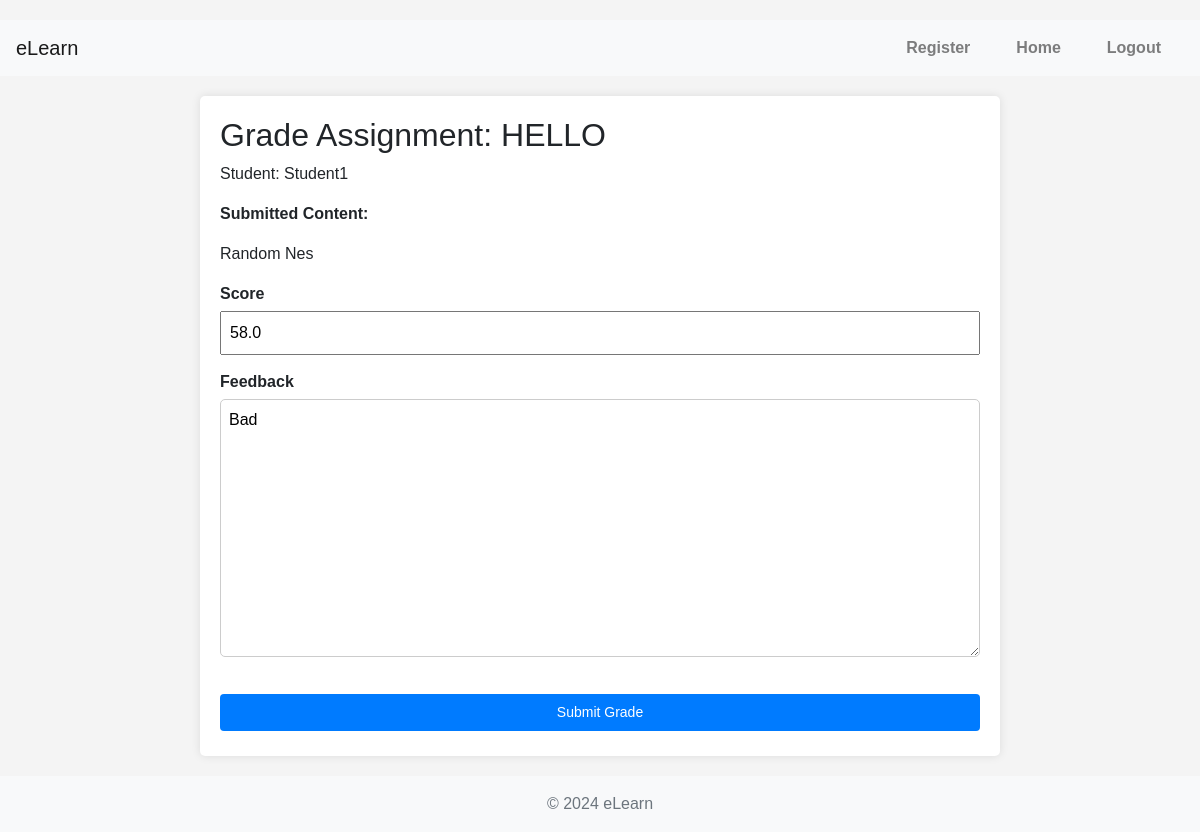
The app's page /assignments/submission/12/grade/ (signed in) with its own data.
### assignments/models.py (models this page shows, shortened)
class Submission(models.Model):
    assignment = models.ForeignKey(Assignment, on_delete=models.CASCADE, related_name='submissions')
    student = models.ForeignKey(User, on_delete=models.CASCADE, related_name='submissions')
    content = models.TextField()
    submitted_at = models.DateTimeField(auto_now_add=True)

class Assignment(models.Model):
    title = models.CharField(max_length=100)
    description = models.TextField()
    due_date = models.DateField()
    course = models.ForeignKey(Course, on_delete=models.CASCADE, related_name='assignments')
    total_marks = models.FloatField(default=100)

class Grade(models.Model):
    submission = models.OneToOneField(Submission, on_delete=models.CASCADE, related_name='grade')
    score = models.FloatField()
    feedback = models.TextField(null=True, blank=True)

### core/models.py (models this page shows, shortened)
class User(AbstractUser):
    USER_TYPE_CHOICES = (
        ('student', 'Student'),
        ('teacher', 'Teacher'),
    )
    is_student = models.BooleanField(default=False)
    is_teacher = models.BooleanField(default=False)
    profile_picture = models.ImageField(upload_to='profile_pictures/', null=True, blank=True)
    bio = models.TextField(null=True, blank=True)
    phone_number = models.CharField(max_length=15, null=True, blank=True)
    address = models.CharField(max_length=255, null=True, blank=True)
    date_of_birth = models.DateField(null=True, blank=True)
    user_type = models.CharField(max_length=20, choices=USER_TYPE_CHOICES, default='student')
    USERNAME_FIELD = 'username'
    groups = models.ManyToManyField(
        Group,
        related_name='custom_user_groups',  # Add related_name to avoid clash
        blank=True,
        help_text='The groups this user belongs to. A user will get all permissions granted to each of their groups.',
        verbose_name='groups',
    )
    user_permissions = models.ManyToManyField(
        Permission,
        related_name='custom_user_permissions',  # Add related_name to avoid clash
        blank=True,
        help_text='Specific permissions for this user.',
        verbose_name='user permissions',
    )

### assignments/views.py (the view, shortened to what this page needs)
# urls.py: path('submission/<int:pk>/grade/', GradeAssignmentView.as_view(), name='assignment_grade'),
@method_decorator(login_required, name='dispatch')
class GradeAssignmentView(View):
    def get(self, request, pk):
        submission = get_object_or_404(Submission, pk=pk)
        assignment = submission.assignment
        if assignment.course.teacher != request.user:
            return HttpResponseForbidden("You are not allowed to grade this assignment.")
        try:
            grade = submission.grade
            form = GradeForm(instance=grade)
        except Grade.DoesNotExist:
            form = GradeForm()
        return render(request, 'assignments/grade_form.html', {
            'form': form,
            'submission': submission,
            'assignment': assignment,
            'content': submission.content  # Pass the content to the template
        })

### assignments/forms.py
class GradeForm(forms.ModelForm):
    class Meta:
        model = Grade
        fields = ['score', 'feedback']

### templates/assignments/grade_form.html (shortened to what this page needs)
{% extends "core/base.html" %}
{% block content %}
<div class="assignment-container">
    <h2>Grade Assignment: {{ submission.assignment.title }}</h2>
    <p>Student: {{ submission.student.username }}</p>
    <p><strong>Submitted Content:</strong></p>
    <div class="submitted-content">
        <p>{{ content }}</p>
    </div>
    <form method="post">
        <div class="form-group">
            <label for="id_score">Score</label>
            {{ form.score }}
        </div>
        <div class="form-group">
            <label for="id_feedback">Feedback</label>
            {{ form.feedback }}
        </div>
        <button type="submit" class="btn">Submit Grade</button>
    </form>
</div>
{% endblock %}

### static/css/main.css (style rules this page uses)
body { font-family: Arial, sans-serif; background-color: #f4f4f4; margin: 0; padding: 0; display: flex; flex-direction: column; min-height: 100vh; padding-top: 20px; }
.btn { margin-top: 50px; z-index: 4; }

### static/css/assignments.css (style rules this page uses)
.course-container, .assignment-container { background-color: #fff; padding: 20px; border-radius: 5px; box-shadow: 0 0 10px rgba(0, 0, 0, 0.1); margin: 20px auto; max-width: 800px; }
.course-container h2, .assignment-container h2 { margin-top: 0; }
.course-container a.btn, .assignment-container a.btn, .assignment-container form button { display: inline-block; padding: 8px 16px; font-size: 14px; color: #fff; background-color: #007BFF; border: none; border-radius: 4px; text-decoration: none; transition: background-color 0.3s; margin: 5px 0; }
form { display: flex; flex-direction: column; }
form .form-group { margin-bottom: 15px; }
form label { font-weight: bold; margin-bottom: 5px; }
form input[type="text"], form textarea, form select { padding: 10px; font-size: 16px; border: 1px solid #ccc; border-radius: 5px; width: 100%; box-sizing: border-box; margin-bottom: 10px; }
form button { align-self: flex-start; }

### static/css/grades.css (style rules this page uses)
.form-group { margin-bottom: 15px; }
.form-group label { display: block; margin-bottom: 5px; font-weight: bold; }
.form-group input, .form-group textarea { width: 100%; padding: 8px; box-sizing: border-box; }
button { display: block; width: 100%; padding: 10px; background-color: #007BFF; color: white; border: none; border-radius: 5px; font-size: 16px; cursor: pointer; }

### records on screen
Submission: assignment "HELLO", student.username "Student1", content "Random Nes"
Grade: score "58.0", feedback "Bad"
